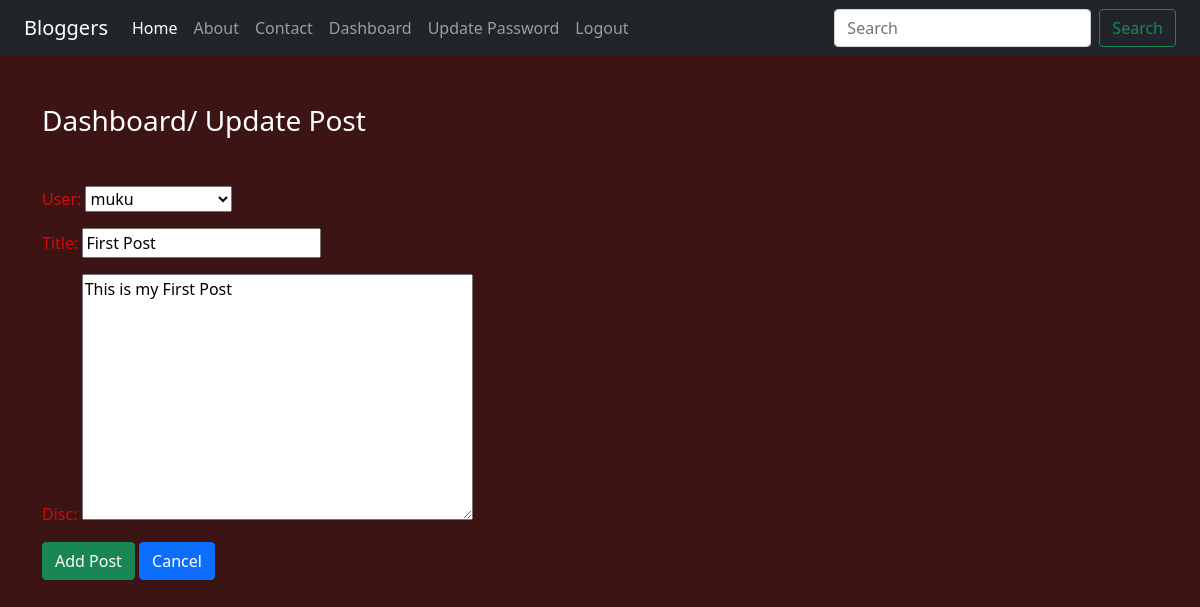
The page /updatepost/1/ (signed in) on the database its author committed.
### blog/models.py (models this page shows)
class post(models.Model):
    user=models.ForeignKey(User,on_delete=models.CASCADE)
    title=models.CharField(max_length=200)
    disc=models.TextField()

### blog/views.py (the view)
# urls.py: path('updatepost/<int:id>/',views.updatepost,name='updatepost'),
def updatepost(request,id):
    if request.user.is_authenticated:
        if request.method=='POST':
            pi=post.objects.get(pk=id)
            fm=postform(request.POST,instance=pi)
            if fm.is_valid():
                fm.save()
                return HttpResponseRedirect('/dashboard/')
        else:
            pi=post.objects.get(pk=id)
            fm=postform(instance=pi)
        return render(request,'blog/updatepost.html',{'form':fm})
    else:
        return HttpResponseRedirect('/login/')

### blog/forms.py
class postform(forms.ModelForm):
    class Meta:
        model=post
        fields=['user','title','disc']

### blog/templates/blog/updatepost.html (shortened to what this page needs)
{% extends 'blog/base.html' %}
{% load static %}
{% block content %}
<div class="col-sm-10">
    <h3 class="text-white my-5">Dashboard/ Update Post</h3>
    <form action="" method="POST">
        {{form.as_p}}
        <input type="submit" class="btn btn-success" value="Add Post">
        <a href="{% url 'dashboard' %}" class="btn btn-primary">Cancel</a>
    </form>
</div>
{% endblock content %}

### blog/static/blog/css/style.css (style rules this page uses)
body { background-color: rgb(61, 20, 20); color: antiquewhite; }
form { color: rgb(211, 11, 11); }

### rows shown on the page
post: user "muku", title "First Post", disc "This is my First Post"
